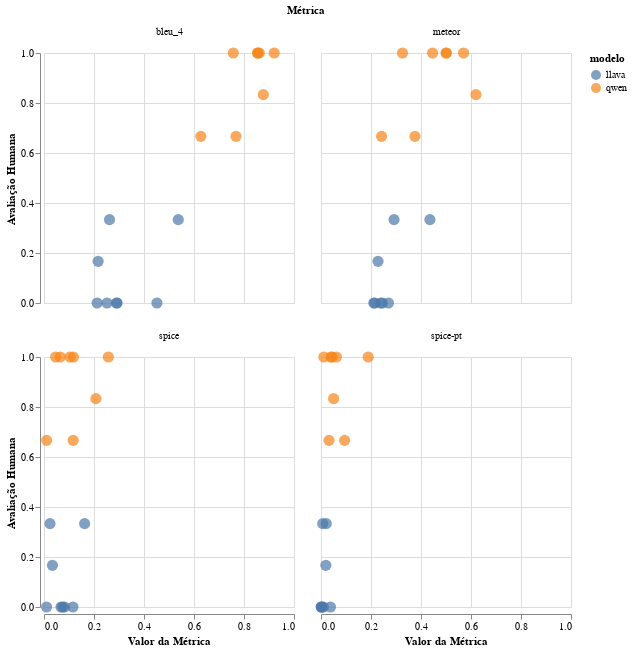

Notebook cell for this chart:
### Code cell
base = (
    alt.Chart(metricas_selecionadas)
    .transform_fold(["bleu_4", "meteor", "spice", "spice-pt"], as_=["Métrica", "Valor"])
    .mark_point(filled=True, size=125)
    .encode(
        x=alt.X("Valor:Q", title="Valor da Métrica"),
        y=alt.Y("humano:Q", title="Avaliação Humana"),
        color="modelo:N",
        tooltip=["modelo:N", "Métrica:N", "Valor:Q", "humano:Q"],
    )
    .properties(width=250, height=250)
    .facet(facet=alt.Facet("Métrica:N", title="Métrica"), columns=2)
)

base.display()

### Figure 1 — Vega-Lite specification as saved in the notebook (floating-point values rounded to 4 significant figures)
{"config": {"view": {"continuousWidth": 300, "continuousHeight": 300}}, "data": {"name": "data-a1eae8cb7a81d8704641b0b7cdcee770"}, "facet": {"field": "Métrica", "title": "Métrica", "type": "nominal"}, "spec": {"mark": {"type": "point", "filled": true, "size": 125}, "encoding": {"color": {"field": "modelo", "type": "nominal"}, "text": {"field": "icon", "type": "nominal"}, "tooltip": [{"field": "modelo", "type": "nominal"}, {"field": "Métrica", "type": "nominal"}, {"field": "Valor", "type": "quantitative"}, {"field": "humano", "type": "quantitative"}], "x": {"field": "Valor", "title": "Valor da Métrica", "type": "quantitative"}, "y": {"field": "humano", "title": "Avaliação Humana", "type": "quantitative"}}, "height": 250, "transform": [{"fold": ["bleu_4", "meteor", "spice", "spice-pt"], "as": ["Métrica", "Valor"]}], "width": 250}, "columns": 2, "$schema": "https://vega.github.io/schema/vega-lite/v5.20.1.json", "datasets": {"data-a1eae8cb7a81d8704641b0b7cdcee770": [{"modelo": "qwen", "bleu_4": 0.7572, "meteor": 0.4464, "spice": 0.06486, "spice-pt": 0.03977, "humano": 1.0, "icon": "🦆"}, {"modelo": "qwen", "bleu_4": 0.8542, "meteor": 0.3259, "spice": 0.04663, "spice-pt": 0.01152, "humano": 1.0, "icon": "🦆"}, {"modelo": "qwen", "bleu_4": 0.7678, "meteor": 0.3758, "spice": 0.01061, "spice-pt": 0.03186, "humano": 0.6667, "icon": "🦆"}, {"modelo": "qwen", "bleu_4": 0.8551, "meteor": 0.5003, "spice": 0.1042, "spice-pt": 0.0445, "humano": 1.0, "icon": "🦆"}, {"modelo": "qwen", "bleu_4": 0.8771, "meteor": 0.6198, "spice": 0.2077, "spice-pt": 0.05044, "humano": 0.8333, "icon": "🦆"}, {"modelo": "qwen", "bleu_4": 0.6272, "meteor": 0.2423, "spice": 0.1167, "spice-pt": 0.0943, "humano": 0.6667, "icon": "🦆"}, {"modelo": "qwen", "bleu_4": 0.9209, "meteor": 0.5704, "spice": 0.2574, "spice-pt": 0.1889, "humano": 1.0, "icon": "🦆"}, {"modelo": "qwen", "bleu_4": 0.861, "meteor": 0.5013, "spice": 0.1176, "spice-pt": 0.06177, "humano": 1.0, "icon": "🦆"}, {"modelo": "llava", "bleu_4": 0.2521, "meteor": 0.2453, "spice": 0.07426, "spice-pt": 0.0005119, "humano": 0.0, "icon": "🌋"}, {"modelo": "llava", "bleu_4": 0.29, "meteor": 0.2114, "spice": 0.01008, "spice-pt": 0.03791, "humano": 0.0, "icon": "🌋"}, {"modelo": "llava", "bleu_4": 0.2621, "meteor": 0.2921, "spice": 0.02398, "spice-pt": 0.006774, "humano": 0.3333, "icon": "🌋"}, {"modelo": "llava", "bleu_4": 0.4517, "meteor": 0.2388, "spice": 0.1158, "spice-pt": 0.009662, "humano": 0.0, "icon": "🌋"}, {"modelo": "llava", "bleu_4": 0.2165, "meteor": 0.228, "spice": 0.03371, "spice-pt": 0.0194, "humano": 0.1667, "icon": "🌋"}, {"modelo": "llava", "bleu_4": 0.537, "meteor": 0.4356, "spice": 0.1626, "spice-pt": 0.02105, "humano": 0.3333, "icon": "🌋"}, {"modelo": "llava", "bleu_4": 0.2125, "meteor": 0.2698, "spice": 0.06818, "spice-pt": 0.001561, "humano": 0.0, "icon": "🌋"}, {"modelo": "llava", "bleu_4": 0.2924, "meteor": 0.2151, "spice": 0.08225, "spice-pt": 0.003197, "humano": 0.0, "icon": "🌋"}]}}
